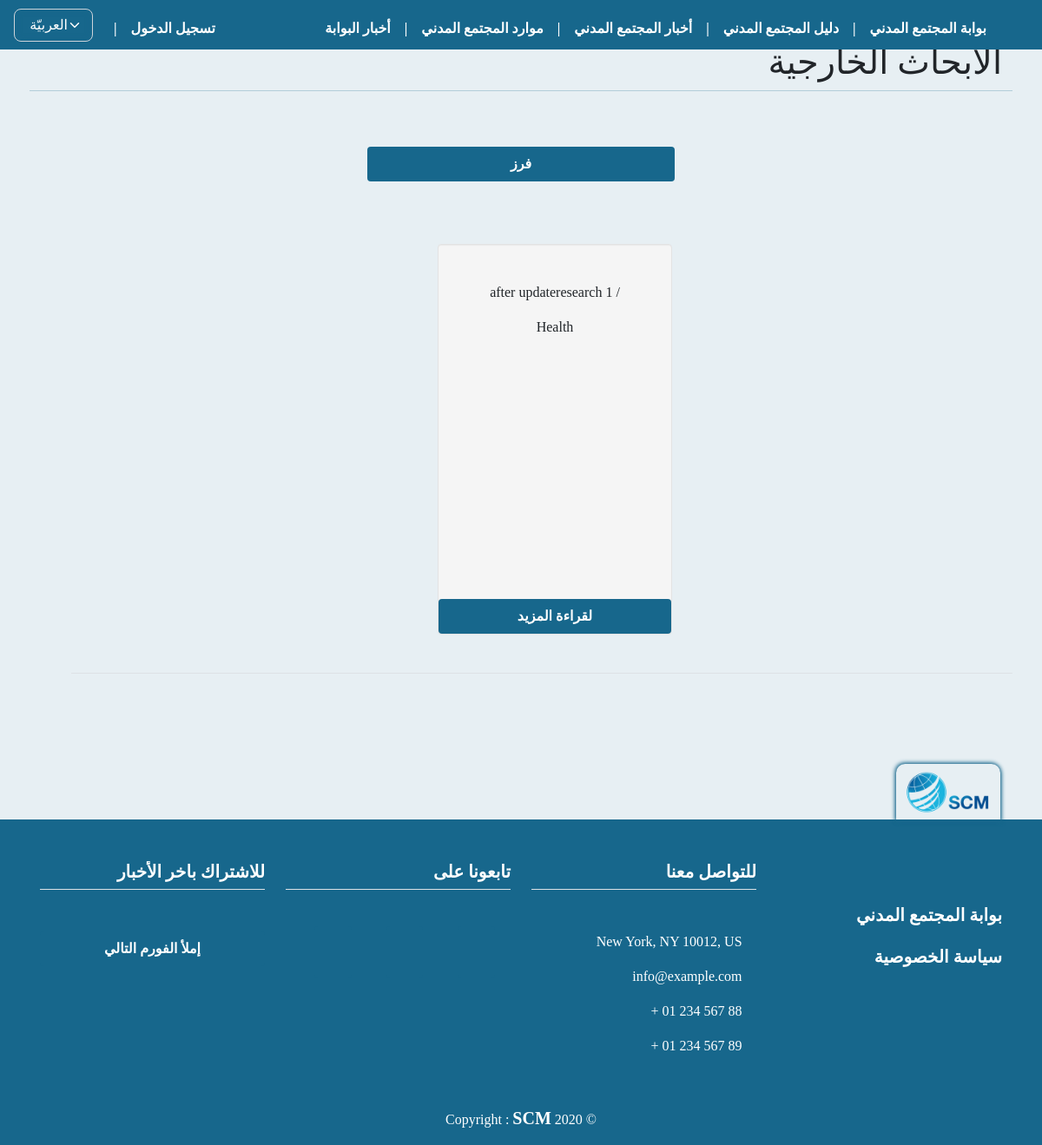
The app's page /research/, older data.
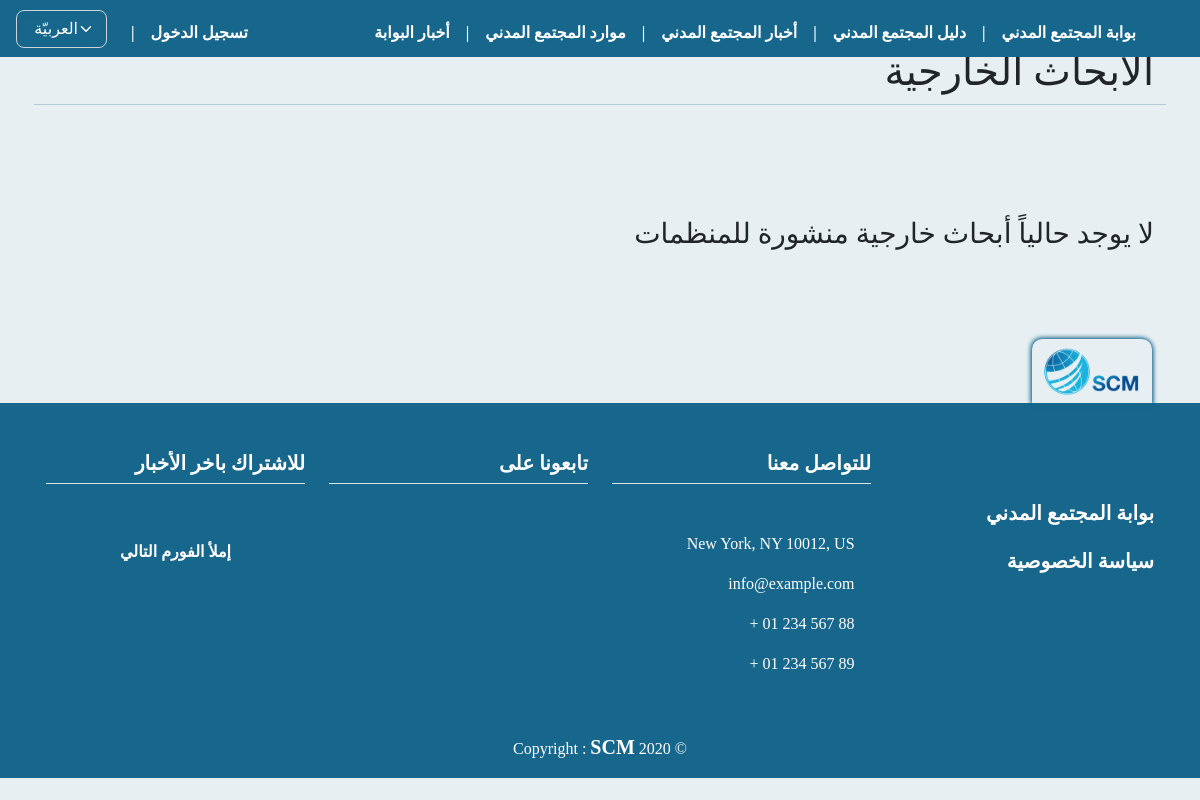
The same page, newer data.
### orgs/models.py (models this page shows, shortened)
class OrgResearch(models.Model):
    user = models.ForeignKey(
        User, on_delete=models.CASCADE)
    name_entity = models.CharField(
        max_length=255, null=False,  verbose_name=_('اسم الجهة'))
    title = models.CharField(max_length=255, null=False,
                             verbose_name=_('عنوان البحث'))
    domaine = models.CharField(max_length=150, null=False, blank=False,
                               choices=MyChoices.domain_CHOICES, verbose_name=_('مجال البحث'))
    media = models.FileField(upload_to="rapport_files",
                             verbose_name=_('ملف البحث'))
    url = models.URLField(blank=True, max_length=255,
                          null=True, verbose_name=_('رابط البحث'))
    publish = models.BooleanField(default=False)
    created_at = models.DateTimeField(auto_now_add=True)
    published_at = models.DateTimeField(blank=True, null=True, default=None)
    updated_at = models.DateTimeField(blank=True, null=True, default=None)

### orgs/views.py (the view)
# urls.py: path('research/', views.research, name="research"),
def research(request):
    researchs = OrgResearch.objects.filter(
        publish=True).order_by('-created_at')
    myFilter = OrgsResearchFilter(request.GET, queryset=researchs)
    researchs = myFilter.qs
    paginator = Paginator(researchs, 12)
    page = request.GET.get('page')
    try:
        researchs = paginator.get_page(page)
    except(EmptyPage, InvalidPage):
        researchs = paginator.page(paginator.num_pages)
    context = {
        'researchs': researchs,
        'myFilter': myFilter,
    }
    return render(request, 'orgs/research/research.html', context)

### templates/orgs/research/research.html (shortened to what this page needs)
{% extends 'base.html' %}
{% load static i18n crispy_forms_tags%}
{% block content %}
<div class="row pt-4 mt-4 mb-4">
    <h1>{% trans 'اﻷبحاث الخارجية' %}</h1>
    <hr>
    <div class="">
        <div class="row mt-4">
            <div class="col-lg-4 col-md-12 col-sm-12 col-xs-12">
            </div>
            {% if researchs %}
            <div class="col-lg-4 col-md-12 col-sm-12 col-xs-12">
                <a class="btn btn-block mt-4" data-toggle="collapse" href="#collapseFiltre" aria-expanded="false"
                    aria-controls="collapseFiltre">{% trans 'فرز' %}</a>
            </div>
            {% endif %}
            <div class="col-lg-4 col-md-12 col-sm-12 col-xs-12">
            </div>
            <div class="row mt-4 pt-4">
                <div class="row justify-content-center pt-4 pb-4 mb-4">
                    {% if researchs %}
                    {% for research in researchs %}
                    <div class="span3 well">
                        <center>
                            <p>{{ research.title }}</p>
                            <p>{{ research.domaine }}</p>
                            <p>
                                <a href="{% url 'research_detail' research.id %}" class="btn btn-block">
                                    {% trans 'لقراءة المزيد' %} </a>
                            </p>
                        </center>
                    </div>
                    {% endfor %}
                    <div class="pagination row border-top mt-4 pt-4" dir="ltr">
                    </div>
                    {% else %}
                    <h3> {% trans " لا يوجد حالياً أبحاث خارجية منشورة للمنظمات" %} </h3>
                    {% endif %}
                </div>
            </div>
        </div>
</div>
{% endblock %}

Row changes from the older to the newer data that the page shows:
removed OrgResearch: title "/ after updateresearch 1", domaine "Health"
Text that changed along with them:
text no longer shown: "فرز"
text now shown: "لا يوجد حالياً أبحاث خارجية منشورة للمنظمات"
